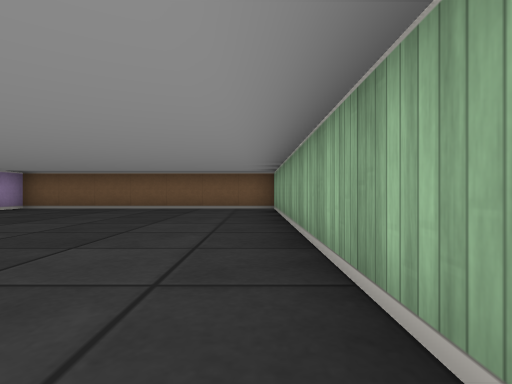
[1] (above)

14 first-person views from a walk through a cub3D maze. The camera is about half as high as the walls, looks level and sees 80° across. The floor is counted in squares. Each view is taken from the middle of a square. On the plan, view 1 faces up. The plan holds only what a view shows up to about 9 squares ahead; the rest is blank.

[2]
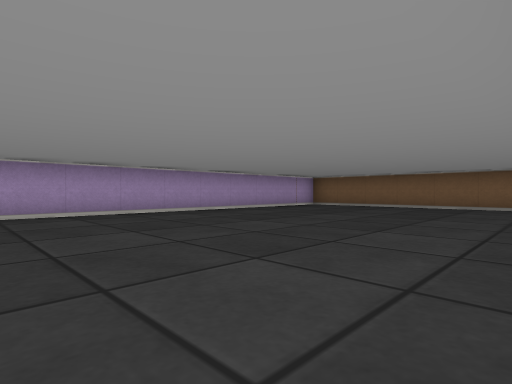

[3]
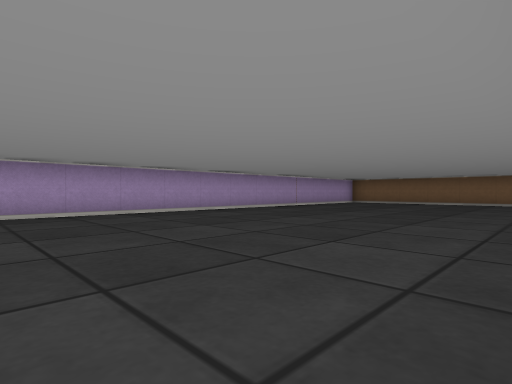

[4]
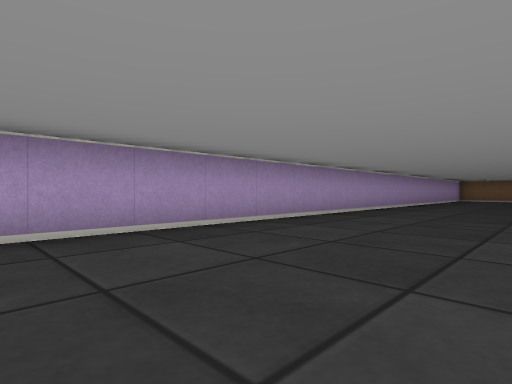

[5]
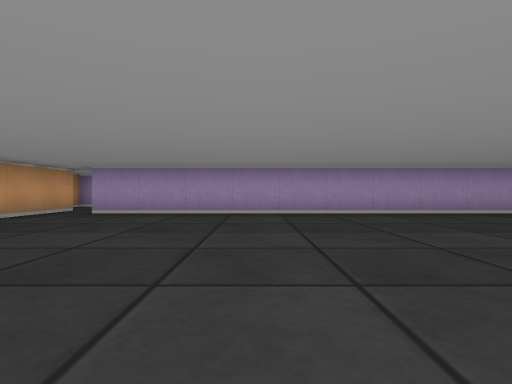

[6]
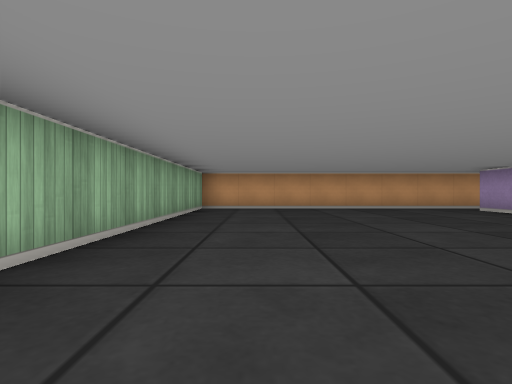

[7]
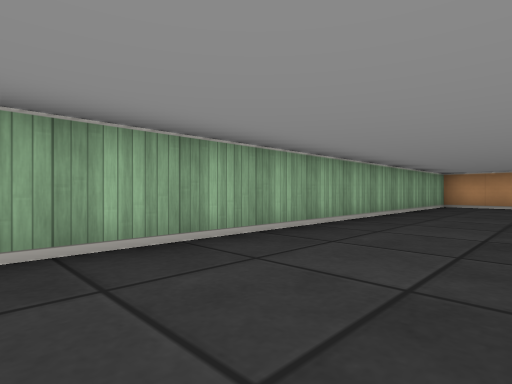

[8]
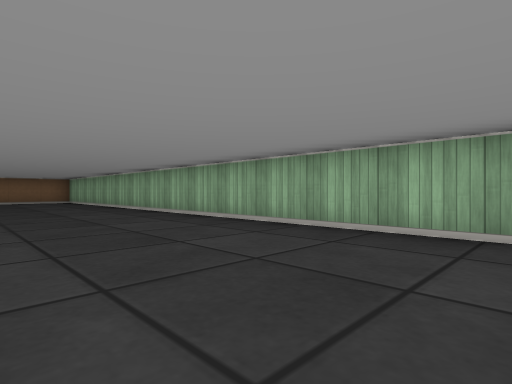

[9]
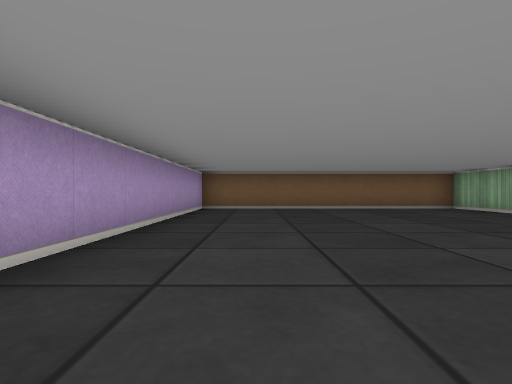

[10]
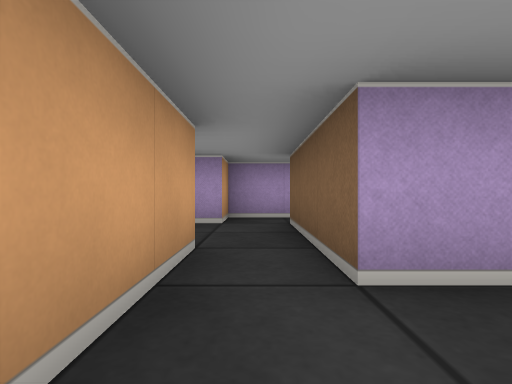

[11]
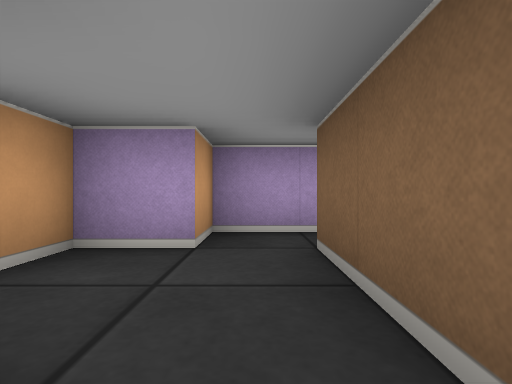

[12]
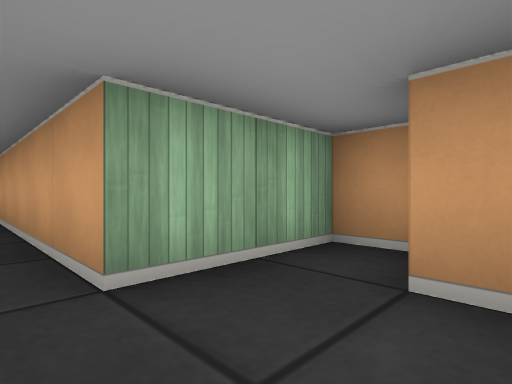

[13]
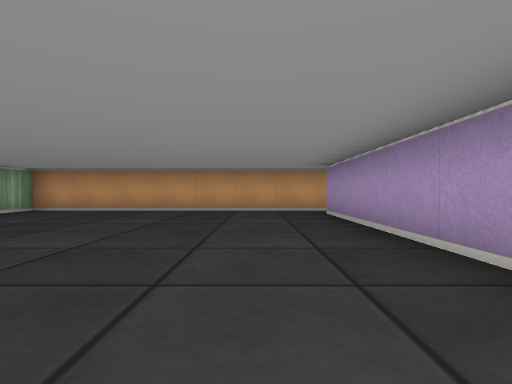

[14]
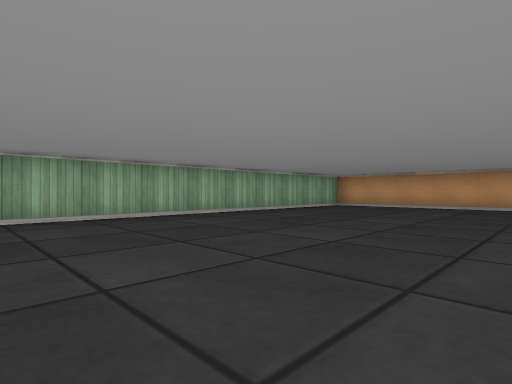

### Floor plan
Ten units are one square. View 1 is at (0, 0); x grows to the right and y downward. Boxes are objects, and circles mark ways between rooms. Rooms are numbered by the first view taken in them; rooms with no view inside come last. Other rooms are left out.
<svg viewBox="-110 -90 120 260">
<path fill="none" stroke="#000" d="M-65 145 5 145 5 -85 -65 -85 -65 135M-82 165 -75 165 -75 145 -65 145M-65 135 -95 135M-105 132 -105 145 -95 145 -95 155 -85 155"/>
<circle cx="-70" cy="140" r="3" fill="#2a7"/>
<text x="-30" y="30">1</text>
<text x="-80" y="150">2</text>
</svg>
Room 1 opens to room 2.

Where each view was taken, in squares from view 1:
view 1: 0 up, 0 right, facing up
view 2: 1 down, 0 right, facing up-left
view 3: 4 down, 0 right, facing up-left
view 4: 9 down, 3 left, facing up-left
view 5: 10 down, 0 right, facing left
view 6: 6 down, 1 left, facing down
view 7: 4 down, 2 left, facing down-right
view 8: 6 down, 3 left, facing up-right
view 9: 0 up, 5 left, facing up
view 10: 14 down, 5 left, facing left
view 11: 14 down, 7 left, facing left
view 12: 14 down, 9 left, facing down-right
view 13: 7 down, 5 left, facing down
view 14: 5 down, 5 left, facing down-right
